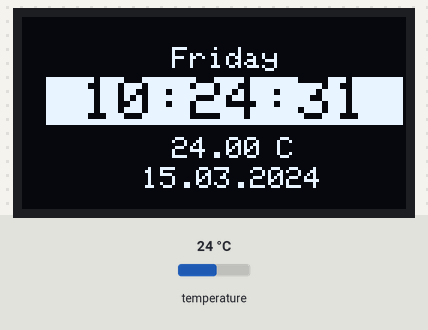
This sketch was run on a simulated Arduino Uno, built with avr-gcc and run on an emulated ATmega328P. Parts: 128×64 one-colour display. Inputs (shaded band) come from the test bench; at power-on: temperature 24 °C. The local clock reads 2024-03-15 10:24:30 at power-on unless the sketch sets it; what the sketch prints to the serial monitor is not drawn.

Above: at 1.2 s.
1.3 s: temperature set to 12 °C
At 2.9 s:
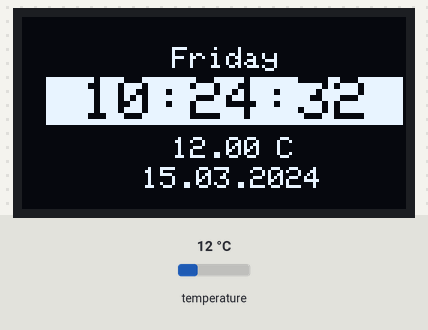
4.7 s: temperature set to 19 °C
At 6.1 s:
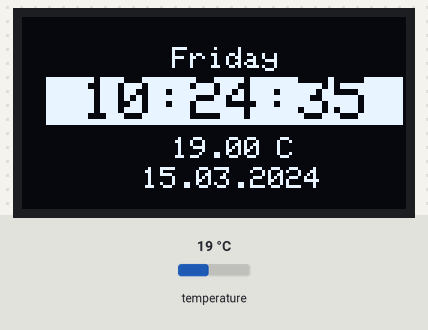
7.8 s: temperature set to 28 °C
At 9.0 s:
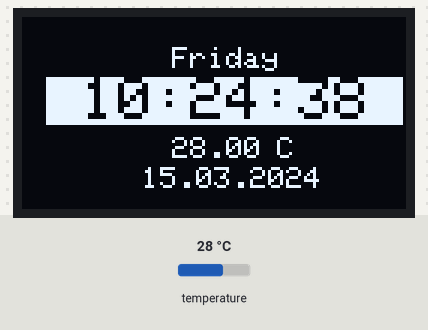
Timing chart, 0 to 10.8 s (numbered marks = the images above; inputs shaded):
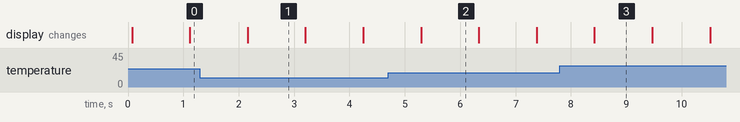

Measured:
- what the display in image 1 shows lasts 1.0 s, from 2.2 s to 3.2 s

The sketch:

RTC_NANO.ino
```cpp
#include <SPI.h>
#include <Wire.h>
#include <Adafruit_GFX.h>
#include <Adafruit_SSD1306.h>

#define SCREEN_WIDTH 128 // OLED display width, in pixels
#define SCREEN_HEIGHT 64 // OLED display height, in pixels

// Declaration for an SSD1306 display connected to I2C (SDA, SCL pins)
#define OLED_RESET     4 // Reset pin # (or -1 if sharing Arduino reset pin)
Adafruit_SSD1306 display(SCREEN_WIDTH, SCREEN_HEIGHT, &Wire, OLED_RESET);


#include <DS3231.h> //mengincludekan library DS3231

DS3231  rtc(SDA, SCL); // inisialisasi penggunaan i2c

void setup()
{
  Serial.begin(115200); //set komunikasi baut serial monitor pada 115200
  rtc.begin();
  display.begin(SSD1306_SWITCHCAPVCC, 0x3C) ;  // Address 0x3D for 128x64

  //setting pertama download program
  //rtc.setDate(7, 12, 2019);   //mensetting tanggal 24 juni 2019
  //rtc.setTime(22, 37, 10);     //menset jam 20:15:10
  //rtc.setDOW(6);     //menset hari "Selasa"

//setelah didownload awal selesai, download kedua dengan memberi tanda komen "//"
}

void loop()
{
  display.clearDisplay();

  Serial.print(rtc.getDOWStr()); //prosedur pembacaan hari
  Serial.print(" ");

  Serial.print(rtc.getDateStr()); //prosedur pembacaan tanggal
  Serial.print(" -- ");

  Serial.println(rtc.getTimeStr()); //prosedur pembacaan waktu
  Serial.print(rtc.getTemp());

//OLED
  //Hari
  display.setCursor(50,10);
  display.setTextColor(WHITE);
  display.setTextSize(1);
  display.println(rtc.getDOWStr());
  //Waktu
  display.setCursor(20,20);
  display.setTextColor(BLACK,WHITE);
  display.setTextSize(2);
  display.println(rtc.getTimeStr());
  display.setCursor(8,20);
  display.setTextColor(BLACK,WHITE);
  display.setTextSize(2);
  display.println(" ");
  display.setCursor(115,20);
  display.setTextColor(BLACK,WHITE);
  display.setTextSize(2);
  display.println(" ");


  //Suhu
  display.setTextSize(1);
  display.setTextColor(WHITE);
  display.setCursor(50,40);
  display.println(rtc.getTemp());
  display.setCursor(85,40);
  display.println("C");
  //Tanggal
  display.setTextSize(1);
  display.setTextColor(WHITE);
  display.setCursor(40,50);
  display.println(rtc.getDateStr());

  display.display();
  delay (1000); //waktu tunda 1 detik per cycle
}
```
